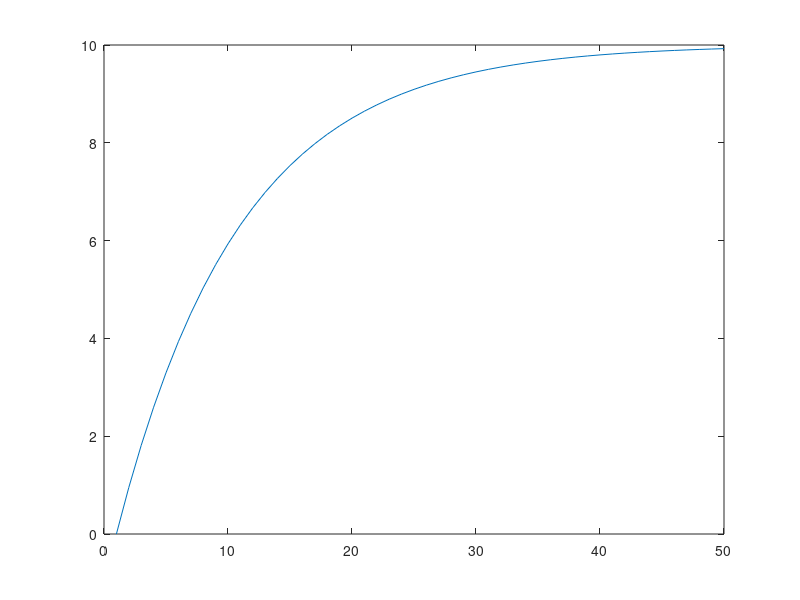

This chart was generated by the following MATLAB code:
Tmax=5000;dt=0.01;Tmax2=Tmax*dt;    %終了時刻をTmax2として計算
p=1;k=0.1;
T=1:Tmax2;
E=zeros(1,Tmax2);
E=(1-exp(-k*(T-1)))*p/k;
plot(1:Tmax2,E);
